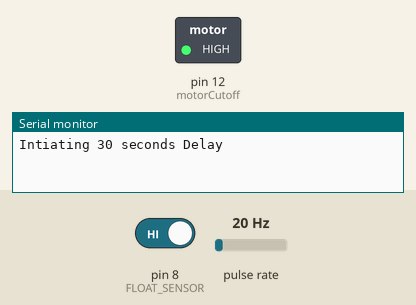
Simulated run of this sketch. Board: Arduino Uno, built with avr-gcc and run on an emulated ATmega328P. On the bench: switched loads named in the sketch (green lamp = pin HIGH), the last lines printed to the serial monitor. Wiring (inferred from the names in the program): pulse sensor: data pin 2. The test bench sets the inputs (shaded band); at power-on: pin 8 (FLOAT_SENSOR) HIGH, pulse rate 20 Hz.

Above: at 0.1 s.
At 31.1 s:
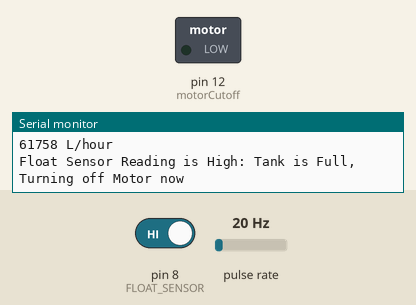
Timing chart, 0 to 32.6 s (numbered marks = the images above):
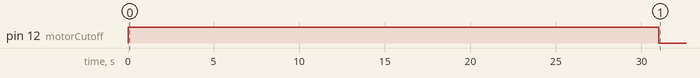

Measured:
- by itself, pin 12 (motorCutoff): HIGH → LOW at 31.0 s

The sketch:

overflow_dryrun_safe.ino
```cpp
volatile int flow_frequency; // Measures flow sensor pulses
unsigned int l_hour; // Calculated litres/hour
unsigned char flowsensor = 2; // FlowSensor Input
unsigned char motorCutoff = 12; // Relay Output
unsigned long currentTime;
unsigned long cloopTime;

unsigned long previousMillis = 0; // last time update
unsigned long currentMillis;
long interval = 120000; // interval at which to do something (milliseconds)
int minimum_flow = 50; // We expect to flow of water atleast 50L per hour, otherwise we default it to dryrun
bool dry_run,first_run_state;

//Float Sensor Connection, Terminal 1 Gnd, Terminal 2 D8
#define FLOAT_SENSOR  8

void flow () // Interrupt function
{
  flow_frequency++;
}

void setup()
{

  pinMode(flowsensor, INPUT);
  pinMode(motorCutoff, OUTPUT);
  digitalWrite(motorCutoff, HIGH);
  digitalWrite(flowsensor, HIGH); // Optional Internal Pull-Up
  pinMode(FLOAT_SENSOR, INPUT_PULLUP);
  Serial.begin(9600);
  attachInterrupt(0, flow, RISING); // Setup Interrupt
  sei(); // Enable interrupts
  currentTime = millis();
  cloopTime = currentTime;
  dry_run = false;
//  first_run_state = true;
  Serial.println("Intiating 30 seconds Delay");
  delay(30000);
}

void loop ()
{
//   delay(1000);
//   if (first_run_state)
//    {
////      For first run, the status of first_run_state is true and will be set false after 30secs.
//      Serial.print(": Just started, waits for 30 sec before actual calculations, First Run state is :");
//      Serial.println(first_run_state);
//      delay(1000*30);
//      first_run_state = !first_run_state; //Toggle first_run state
//      Serial.print("Current First Run state is :");
//      Serial.println(first_run_state);
//    }

    if(digitalRead(FLOAT_SENSOR) == LOW)
    {
    Serial.print("Float Sensor Reading is Low");
    Serial.println(": Tank is still empty");
    delay(1000*1);
    // turn Motor on:
//    digitalWrite(motorCutoff, HIGH);
    }
    else
    {
    Serial.print("Float Sensor Reading is High");
    Serial.println(": Tank is Full, Turning off Motor now");
    delay(1000*1);
    // turn Motor off:
    digitalWrite(motorCutoff, LOW);
    }
   currentTime = millis();
   // Every second, calculate and print litres/hour
   if(currentTime >= (cloopTime + 1000))
   {
      cloopTime = currentTime; // Updates cloopTime
      // Pulse frequency (Hz) = 7.5Q, Q is flow rate in L/min.
      l_hour = (flow_frequency * 60 / 7.5); // (Pulse frequency x 60 min) / 7.5Q = flowrate in L/hour
      flow_frequency = 0; // Reset Counter
      Serial.print(l_hour, DEC); // Print litres/hour
      Serial.println(" L/hour");

      if (l_hour<minimum_flow)
      {
        currentMillis = millis();
        if (not dry_run)
        {
          dry_run = true;
          currentMillis = millis();
          previousMillis = currentMillis;
        }
        else if(currentMillis - previousMillis > interval)
          {
            previousMillis = currentMillis;
            if (l_hour<minimum_flow && dry_run )
            {
             Serial.print(l_hour, DEC); // Print litres/hour
             Serial.print(" L/hour; Currently DRY Running");
             delay(1000*5);
             Serial.println(" :Sending Turn Off Signal to Motor Now");
             //At this stage send TURN OFF Signal to Motor
             digitalWrite(motorCutoff, LOW);
            }
          }

      }
      else
      {
//      digitalWrite(motorCutoff, HIGH);
      dry_run = false;
      previousMillis = 0;
      currentMillis = millis();
      }
   }
}
```
